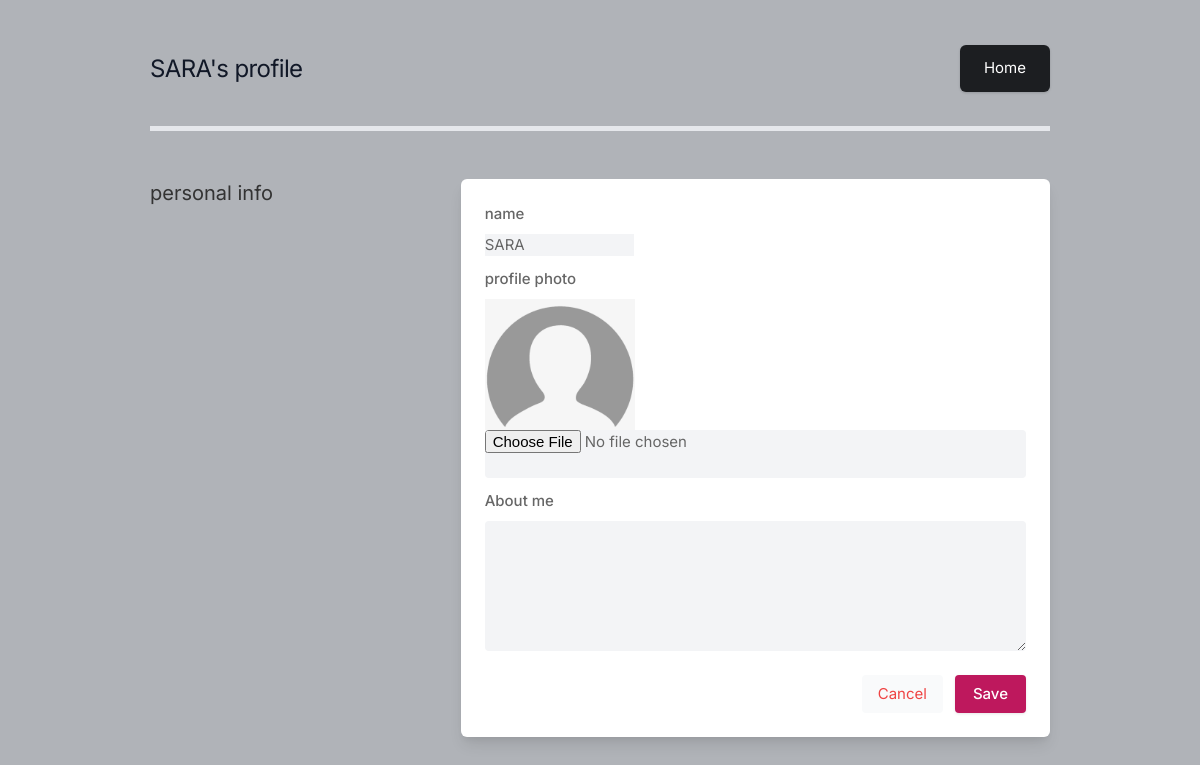
Before: /accounts (signed in) with the older database file.
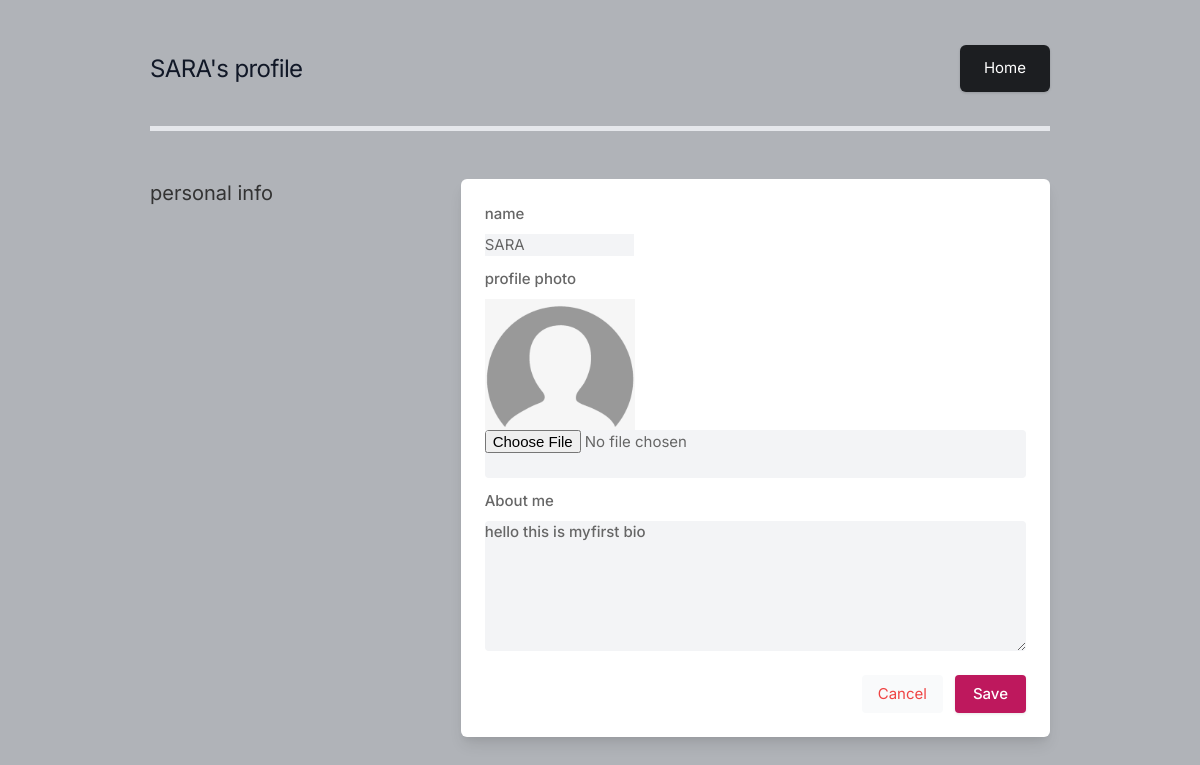
After: the same page with the newer database file.
### main/models.py (models this page shows, shortened)
class Profile(models.Model):
    user = models.ForeignKey(User,on_delete=models.CASCADE)
    id_user = models.IntegerField()
    bio= models.TextField(blank=True)
    pro_photo = models.ImageField(upload_to='profilephotos',default='blank-mages.png')

### main/views.py (the view, shortened to what this page needs)
# urls.py: path('accounts', views.accounts, name='accounts'),
@login_required(login_url='signin')
def accounts(request):
    user_profile= Profile.objects.get(user=request.user)
    return render(request,'accounts.html',{'user_profile': user_profile})

### templates/accounts.html (shortened to what this page needs)
{% load static %}
<!DOCTYPE html>
<html lang="en">
<head>
    <link rel="stylesheet" href="{% static 'assets/css/icons.css' %}">
    <link rel="stylesheet" href="{% static 'assets/css/uikit.css' %}">
    <link rel="stylesheet" href="{% static 'assets/css/style.css' %}">
    <link rel="stylesheet" href="{% static 'assets/css/tailwind.css' %}">
</head>
<body>
            <div class="container m-auto">
                <div class="bg-pink-500 pink-500 px-6 py-3 rounded-md shadow text-white" style=" float:right;"><a href="{% url 'index' %}">Home</a></div>
                <h1 class="text-2xl leading-none text-gray-900 tracking-tight mt-3"> {{ user.username }}'s profile </h1>
                <br>
                <br>
<hr>
<hr>
<hr>
<hr>
<hr>
                <div class="grid lg:grid-cols-3 mt-12 gap-8">
                    <div>
                        <h3 class="text-xl mb-2"> personal info</h3>
                    </div>
                    <div class="bg-white rounded-md lg:shadow-lg shadow col-span-2">
                        <form action="" method="POST" enctype="multipart/form-data">
                            <div class="grid gap-3 lg:p-6 p-4">
                           <div>
                               <label for="">name</label>
                               <div type="text" placeholder="Your name.." class="shadow-none bg-gray-100">{{ user.username }}</div>
                           </div>
                           <div class="col-span-2">
                                <label for=""> profile photo</label>
                                <img width="150px" height="150px" src="{{ user_profile.pro_photo.url }}">
                                <input type="file" name="image" value="" class="shadow-none bg-gray-100">
                            </div>
                            <div class="col-span-2">
                                <label for="bio">About me</label>
                                <textarea id="bio" name="bio" rows="3"  class="shadow-none bg-gray-100">{{ user_profile.bio }}</textarea>
                            </div>
                       </div>
                                <div class="bg-gray-10 p-6 pt-0 flex justify-end space-x-3">
                                <button class="p-2 px-4 rounded bg-gray-50 text-red-500"><a href="{% url 'accounts' %}"> Cancel </a></button>
                                <button type="submit" class="button bg-blue-700"> Save </button>
                            </div>
                        </form>
                    </div>
                </div>
            </div>
</body>
</html>

Changed rows visible on the page:
changed Profile: bio (not shown) → "hello this is myfirst bio"
